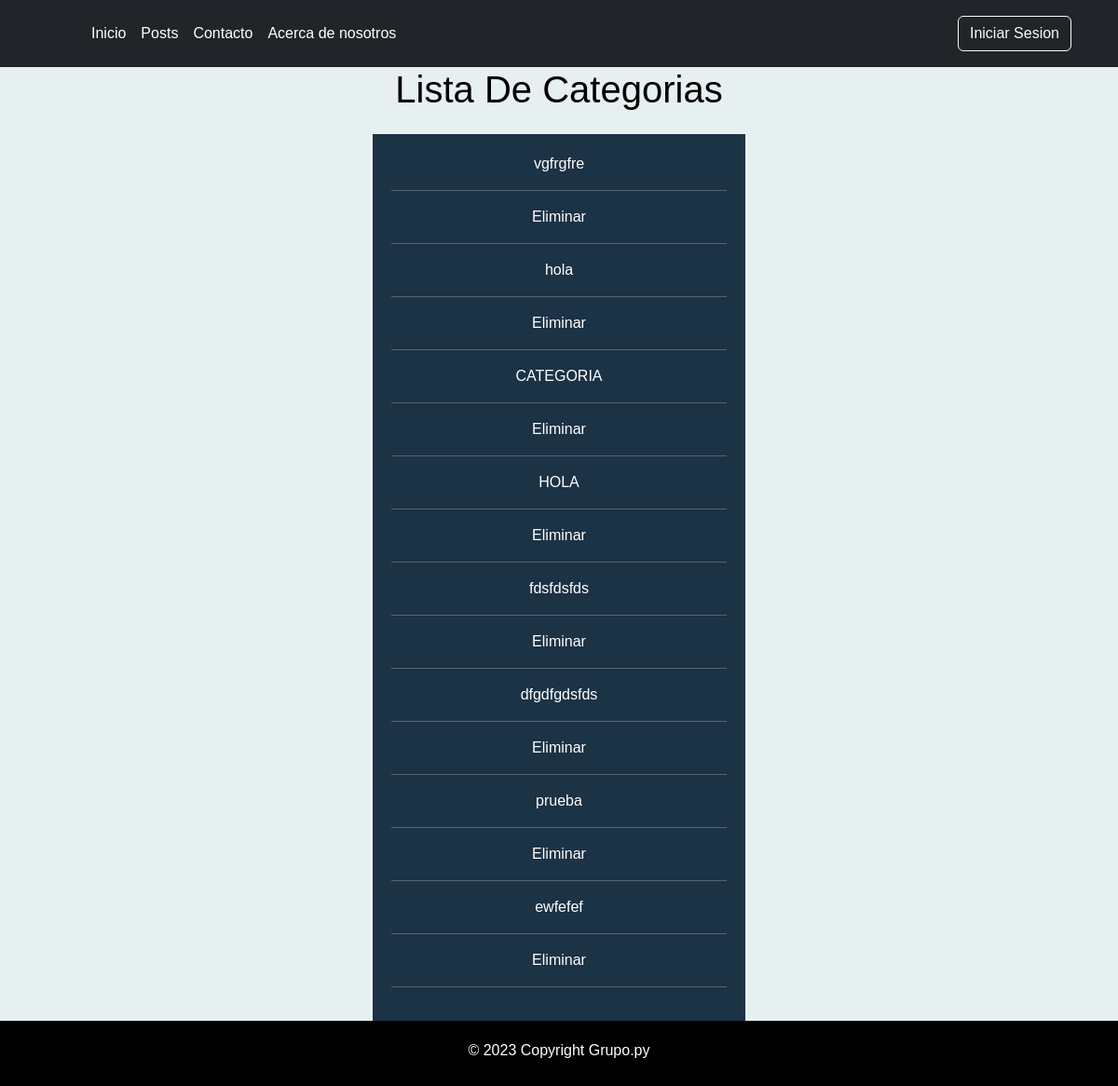
The page /categoria on the database as committed earlier.
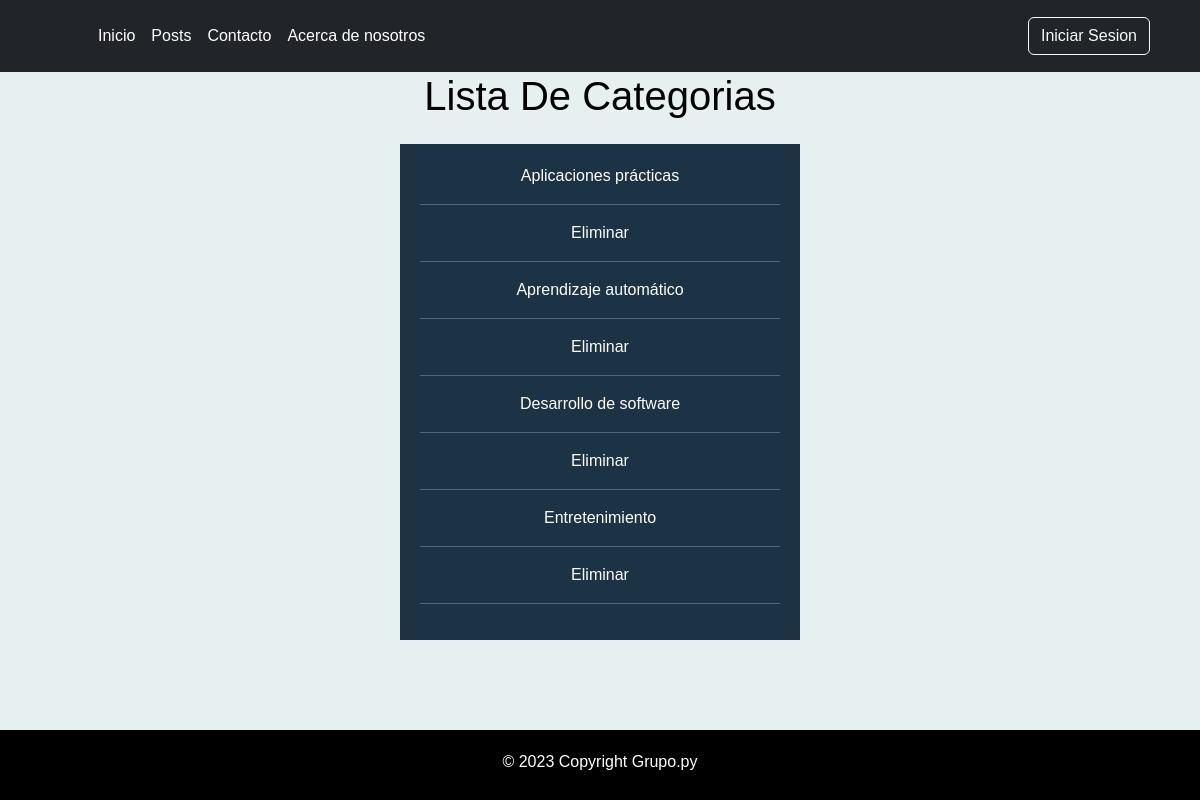
The same page on the database as committed later.
### apps/post/models.py (models this page shows, shortened)
class Categoria(models.Model):
    nombre = models.CharField(max_length=30, null=False)

### apps/post/views.py (the view)
# urls.py: path("categoria", views.CategoriaListView.as_view(), name="categoria_list"),
class CategoriaListView(ListView):
    model = Categoria
    template_name = "posts/categoria_list.html"
    context_object_name = "categoria"

### templates/posts/categoria_list.html
{% extends 'base.html' %}
{% load static %}
{% block contenido %}
<center>
<h1 style="color: black;">Lista De Categorias</h1>
<nav>
    <ul class="menu">
        {% for categoria in categoria %}
        <li>{{ categoria.nombre}} <hr> <a style="color: white;" href="{% url 'apps.post:categoria_delete' pk=categoria.pk %}">Eliminar</a><hr></li>
    {% empty %}
            <li>No hay categorias</li>
    {% endfor %}
    </ul></nav>
</center>
{% endblock contenido %}

Rows that differ between the two databases and show on the page:
removed Categoria: nombre "vgfrgfre"
removed Categoria: nombre "hola"
removed Categoria: nombre "CATEGORIA"
removed Categoria: nombre "HOLA"
removed Categoria: nombre "fdsfdsfds"
removed Categoria: nombre "dfgdfgdsfds"
removed Categoria: nombre "prueba"
removed Categoria: nombre "ewfefef"
added Categoria: nombre "Aplicaciones prácticas"
added Categoria: nombre "Aprendizaje automático"
added Categoria: nombre "Desarrollo de software"
added Categoria: nombre "Entretenimiento"
